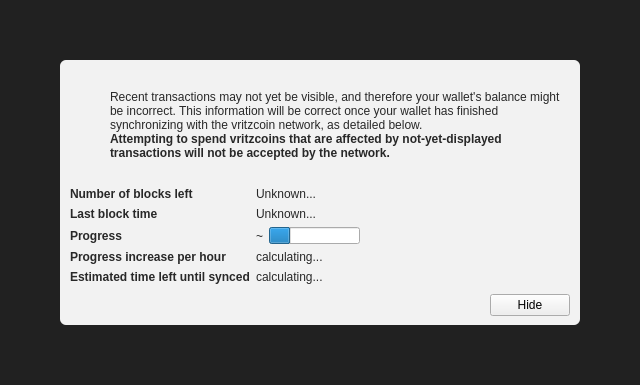
<?xml version="1.0" encoding="UTF-8"?>
<ui version="4.0">
 <class>ModalOverlay</class>
 <widget class="ModalOverlay" name="ModalOverlay">
  <property name="geometry">
   <rect>
    <x>0</x>
    <y>0</y>
    <width>640</width>
    <height>385</height>
   </rect>
  </property>
  <property name="windowTitle">
   <string>Form</string>
  </property>
  <layout class="QVBoxLayout" name="verticalLayout" stretch="0">
   <property name="sizeConstraint">
    <enum>QLayout::SetDefaultConstraint</enum>
   </property>
   <property name="leftMargin">
    <number>0</number>
   </property>
   <property name="topMargin">
    <number>0</number>
   </property>
   <property name="rightMargin">
    <number>0</number>
   </property>
   <property name="bottomMargin">
    <number>0</number>
   </property>
   <item>
    <widget class="QWidget" name="bgWidget" native="true">
     <property name="styleSheet">
      <string notr="true">#bgWidget { background: rgba(0,0,0,220); }</string>
     </property>
     <layout class="QVBoxLayout" name="verticalLayoutMain" stretch="1">
      <property name="leftMargin">
       <number>60</number>
      </property>
      <property name="topMargin">
       <number>60</number>
      </property>
      <property name="rightMargin">
       <number>60</number>
      </property>
      <property name="bottomMargin">
       <number>60</number>
      </property>
      <item>
       <widget class="QWidget" name="contentWidget" native="true">
        <property name="styleSheet">
         <string notr="true">#contentWidget { background: rgba(255,255,255,240); border-radius: 6px; }

QLabel { color: rgb(40,40,40);  }</string>
        </property>
        <layout class="QVBoxLayout" name="verticalLayoutSub" stretch="1,0,0,0">
         <property name="spacing">
          <number>0</number>
         </property>
         <property name="leftMargin">
          <number>10</number>
         </property>
         <property name="topMargin">
          <number>10</number>
         </property>
         <property name="rightMargin">
          <number>10</number>
         </property>
         <property name="bottomMargin">
          <number>10</number>
         </property>
         <item>
          <layout class="QHBoxLayout" name="horizontalLayoutIconText" stretch="0,1">
           <property name="topMargin">
            <number>20</number>
           </property>
           <item>
            <layout class="QVBoxLayout" name="verticalLayoutIcon">
             <property name="leftMargin">
              <number>0</number>
             </property>
             <item>
              <widget class="QPushButton" name="warningIcon">
               <property name="enabled">
                <bool>false</bool>
               </property>
               <property name="text">
                <string/>
               </property>
               <property name="icon">
                <iconset>
                 <normaloff>:/icons/warning</normaloff>
                 <disabledoff>:/icons/warning</disabledoff>:/icons/warning</iconset>
               </property>
               <property name="iconSize">
                <size>
                 <width>48</width>
                 <height>48</height>
                </size>
               </property>
               <property name="flat">
                <bool>true</bool>
               </property>
              </widget>
             </item>
             <item>
              <spacer name="verticalSpacerWarningIcon">
               <property name="orientation">
                <enum>Qt::Vertical</enum>
               </property>
               <property name="sizeHint" stdset="0">
                <size>
                 <width>20</width>
                 <height>40</height>
                </size>
               </property>
              </spacer>
             </item>
            </layout>
           </item>
           <item>
            <layout class="QVBoxLayout" name="verticalLayoutInfoText">
             <property name="leftMargin">
              <number>0</number>
             </property>
             <property name="topMargin">
              <number>0</number>
             </property>
             <item>
              <widget class="QLabel" name="infoText">
               <property name="text">
                <string>Recent transactions may not yet be visible, and therefore your wallet's balance might be incorrect. This information will be correct once your wallet has finished synchronizing with the vritzcoin network, as detailed below.</string>
               </property>
               <property name="textFormat">
                <enum>Qt::RichText</enum>
               </property>
               <property name="wordWrap">
                <bool>true</bool>
               </property>
              </widget>
             </item>
             <item>
              <widget class="QLabel" name="infoTextStrong">
               <property name="font">
                <font>
                 <weight>75</weight>
                 <bold>true</bold>
                </font>
               </property>
               <property name="text">
                <string>Attempting to spend vritzcoins that are affected by not-yet-displayed transactions will not be accepted by the network.</string>
               </property>
               <property name="textFormat">
                <enum>Qt::RichText</enum>
               </property>
               <property name="wordWrap">
                <bool>true</bool>
               </property>
              </widget>
             </item>
             <item>
              <spacer name="verticalSpacerInTextSpace">
               <property name="orientation">
                <enum>Qt::Vertical</enum>
               </property>
               <property name="sizeHint" stdset="0">
                <size>
                 <width>20</width>
                 <height>40</height>
                </size>
               </property>
              </spacer>
             </item>
            </layout>
           </item>
          </layout>
         </item>
         <item>
          <spacer name="verticalSpacerAfterText">
           <property name="orientation">
            <enum>Qt::Vertical</enum>
           </property>
           <property name="sizeHint" stdset="0">
            <size>
             <width>20</width>
             <height>40</height>
            </size>
           </property>
          </spacer>
         </item>
         <item>
          <layout class="QFormLayout" name="formLayout">
           <property name="fieldGrowthPolicy">
            <enum>QFormLayout::FieldsStayAtSizeHint</enum>
           </property>
           <property name="horizontalSpacing">
            <number>6</number>
           </property>
           <property name="verticalSpacing">
            <number>6</number>
           </property>
           <property name="topMargin">
            <number>10</number>
           </property>
           <item row="0" column="0">
            <widget class="QLabel" name="labelNumberOfBlocksLeft">
             <property name="font">
              <font>
               <weight>75</weight>
               <bold>true</bold>
              </font>
             </property>
             <property name="text">
              <string>Number of blocks left</string>
             </property>
            </widget>
           </item>
           <item row="0" column="1">
            <widget class="QLabel" name="numberOfBlocksLeft">
             <property name="text">
              <string>Unknown...</string>
             </property>
            </widget>
           </item>
           <item row="1" column="0">
            <widget class="QLabel" name="labelLastBlockTime">
             <property name="font">
              <font>
               <weight>75</weight>
               <bold>true</bold>
              </font>
             </property>
             <property name="text">
              <string>Last block time</string>
             </property>
            </widget>
           </item>
           <item row="1" column="1">
            <widget class="QLabel" name="newestBlockDate">
             <property name="sizePolicy">
              <sizepolicy hsizetype="Maximum" vsizetype="Preferred">
               <horstretch>0</horstretch>
               <verstretch>0</verstretch>
              </sizepolicy>
             </property>
             <property name="text">
              <string>Unknown...</string>
             </property>
            </widget>
           </item>
           <item row="2" column="0">
            <widget class="QLabel" name="labelSyncDone">
             <property name="font">
              <font>
               <weight>75</weight>
               <bold>true</bold>
              </font>
             </property>
             <property name="text">
              <string>Progress</string>
             </property>
            </widget>
           </item>
           <item row="2" column="1">
            <layout class="QHBoxLayout" name="horizontalLayoutSync" stretch="0,1">
             <item>
              <widget class="QLabel" name="percentageProgress">
               <property name="text">
                <string notr="true">~</string>
               </property>
              </widget>
             </item>
             <item>
              <widget class="QProgressBar" name="progressBar">
               <property name="value">
                <number>24</number>
               </property>
               <property name="format">
                <string/>
               </property>
              </widget>
             </item>
            </layout>
           </item>
           <item row="4" column="0">
            <widget class="QLabel" name="labelProgressIncrease">
             <property name="font">
              <font>
               <weight>75</weight>
               <bold>true</bold>
              </font>
             </property>
             <property name="text">
              <string>Progress increase per hour</string>
             </property>
            </widget>
           </item>
           <item row="4" column="1">
            <widget class="QLabel" name="progressIncreasePerH">
             <property name="text">
              <string>calculating...</string>
             </property>
            </widget>
           </item>
           <item row="5" column="0">
            <widget class="QLabel" name="labelEstimatedTimeLeft">
             <property name="font">
              <font>
               <weight>75</weight>
               <bold>true</bold>
              </font>
             </property>
             <property name="text">
              <string>Estimated time left until synced</string>
             </property>
            </widget>
           </item>
           <item row="5" column="1">
            <widget class="QLabel" name="expectedTimeLeft">
             <property name="text">
              <string>calculating...</string>
             </property>
            </widget>
           </item>
          </layout>
         </item>
         <item>
          <layout class="QHBoxLayout" name="horizontalLayoutButtons">
           <property name="leftMargin">
            <number>10</number>
           </property>
           <property name="topMargin">
            <number>10</number>
           </property>
           <item>
            <spacer name="horizontalSpacer">
             <property name="orientation">
              <enum>Qt::Horizontal</enum>
             </property>
             <property name="sizeHint" stdset="0">
              <size>
               <width>40</width>
               <height>20</height>
              </size>
             </property>
            </spacer>
           </item>
           <item>
            <widget class="QPushButton" name="closeButton">
             <property name="text">
              <string>Hide</string>
             </property>
            </widget>
           </item>
          </layout>
         </item>
        </layout>
       </widget>
      </item>
     </layout>
    </widget>
   </item>
  </layout>
 </widget>
 <customwidgets>
  <customwidget>
   <class>ModalOverlay</class>
   <extends>QWidget</extends>
   <header>qt/modaloverlay.h</header>
   <container>1</container>
  </customwidget>
 </customwidgets>
 <resources/>
 <connections/>
</ui>
